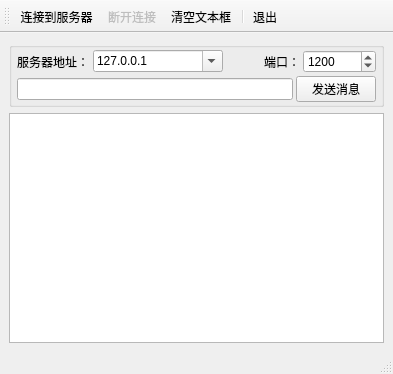
<?xml version="1.0" encoding="UTF-8"?>
<ui version="4.0">
 <class>MainWindow</class>
 <widget class="QMainWindow" name="MainWindow">
  <property name="geometry">
   <rect>
    <x>0</x>
    <y>0</y>
    <width>393</width>
    <height>374</height>
   </rect>
  </property>
  <property name="windowTitle">
   <string>MainWindow</string>
  </property>
  <property name="toolButtonStyle">
   <enum>Qt::ToolButtonStyle::ToolButtonTextUnderIcon</enum>
  </property>
  <widget class="QWidget" name="centralwidget">
   <layout class="QVBoxLayout" name="verticalLayout_2">
    <item>
     <widget class="QGroupBox" name="groupBox">
      <property name="title">
       <string/>
      </property>
      <layout class="QVBoxLayout" name="verticalLayout">
       <property name="spacing">
        <number>3</number>
       </property>
       <property name="leftMargin">
        <number>5</number>
       </property>
       <property name="topMargin">
        <number>2</number>
       </property>
       <property name="rightMargin">
        <number>5</number>
       </property>
       <property name="bottomMargin">
        <number>2</number>
       </property>
       <item>
        <layout class="QHBoxLayout" name="horizontalLayout_2">
         <item>
          <widget class="QLabel" name="label">
           <property name="text">
            <string>服务器地址：</string>
           </property>
          </widget>
         </item>
         <item>
          <widget class="QComboBox" name="comboServer">
           <property name="minimumSize">
            <size>
             <width>130</width>
             <height>0</height>
            </size>
           </property>
           <property name="editable">
            <bool>true</bool>
           </property>
           <item>
            <property name="text">
             <string>127.0.0.1</string>
            </property>
           </item>
           <item>
            <property name="text">
             <string>localHost</string>
            </property>
           </item>
          </widget>
         </item>
         <item>
          <widget class="QLabel" name="label_2">
           <property name="text">
            <string>端口：</string>
           </property>
           <property name="alignment">
            <set>Qt::AlignmentFlag::AlignRight|Qt::AlignmentFlag::AlignTrailing|Qt::AlignmentFlag::AlignVCenter</set>
           </property>
          </widget>
         </item>
         <item>
          <widget class="QSpinBox" name="spinPort">
           <property name="minimumSize">
            <size>
             <width>0</width>
             <height>0</height>
            </size>
           </property>
           <property name="minimum">
            <number>1</number>
           </property>
           <property name="maximum">
            <number>65535</number>
           </property>
           <property name="value">
            <number>1200</number>
           </property>
          </widget>
         </item>
        </layout>
       </item>
       <item>
        <layout class="QHBoxLayout" name="horizontalLayout">
         <item>
          <widget class="QLineEdit" name="editMsg"/>
         </item>
         <item>
          <widget class="QPushButton" name="btnSend">
           <property name="text">
            <string>发送消息</string>
           </property>
          </widget>
         </item>
        </layout>
       </item>
      </layout>
     </widget>
    </item>
    <item>
     <widget class="QPlainTextEdit" name="plainTextEdit"/>
    </item>
   </layout>
  </widget>
  <widget class="QMenuBar" name="menubar">
   <property name="geometry">
    <rect>
     <x>0</x>
     <y>0</y>
     <width>393</width>
     <height>25</height>
    </rect>
   </property>
  </widget>
  <widget class="QStatusBar" name="statusbar"/>
  <widget class="QToolBar" name="toolBar">
   <property name="windowTitle">
    <string>toolBar</string>
   </property>
   <attribute name="toolBarArea">
    <enum>TopToolBarArea</enum>
   </attribute>
   <attribute name="toolBarBreak">
    <bool>false</bool>
   </attribute>
   <addaction name="actConnect"/>
   <addaction name="actDisconnect"/>
   <addaction name="actClear"/>
   <addaction name="separator"/>
   <addaction name="actQuit"/>
  </widget>
  <action name="actConnect">
   <property name="icon">
    <iconset resource="res.qrc">
     <normaloff>:/images/images/051.JPG</normaloff>:/images/images/051.JPG</iconset>
   </property>
   <property name="text">
    <string>连接到服务器</string>
   </property>
   <property name="toolTip">
    <string>连接到TCP服务器</string>
   </property>
  </action>
  <action name="actDisconnect">
   <property name="enabled">
    <bool>false</bool>
   </property>
   <property name="icon">
    <iconset resource="res.qrc">
     <normaloff>:/images/images/075.JPG</normaloff>:/images/images/075.JPG</iconset>
   </property>
   <property name="text">
    <string>断开连接</string>
   </property>
   <property name="toolTip">
    <string>断开TCP连接</string>
   </property>
  </action>
  <action name="actQuit">
   <property name="icon">
    <iconset resource="res.qrc">
     <normaloff>:/images/images/132.bmp</normaloff>:/images/images/132.bmp</iconset>
   </property>
   <property name="text">
    <string>退出</string>
   </property>
   <property name="toolTip">
    <string>退出本窗口</string>
   </property>
  </action>
  <action name="actClear">
   <property name="icon">
    <iconset resource="res.qrc">
     <normaloff>:/images/images/212.bmp</normaloff>:/images/images/212.bmp</iconset>
   </property>
   <property name="text">
    <string>清空文本框</string>
   </property>
   <property name="toolTip">
    <string>清空文本框</string>
   </property>
  </action>
 </widget>
 <resources>
  <include location="res.qrc"/>
 </resources>
 <connections>
  <connection>
   <sender>actQuit</sender>
   <signal>triggered()</signal>
   <receiver>MainWindow</receiver>
   <slot>close()</slot>
   <hints>
    <hint type="sourcelabel">
     <x>-1</x>
     <y>-1</y>
    </hint>
    <hint type="destinationlabel">
     <x>196</x>
     <y>186</y>
    </hint>
   </hints>
  </connection>
 </connections>
</ui>
